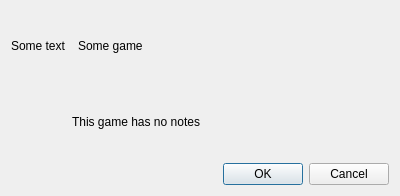
<?xml version="1.0" encoding="UTF-8"?>
<ui version="4.0">
 <class>GameDialog</class>
 <widget class="QDialog" name="GameDialog">
  <property name="geometry">
   <rect>
    <x>0</x>
    <y>0</y>
    <width>400</width>
    <height>196</height>
   </rect>
  </property>
  <property name="windowTitle">
   <string>Установка Windows-приложение</string>
  </property>
  <layout class="QGridLayout" name="gridLayout">
   <item row="6" column="2">
    <widget class="QDialogButtonBox" name="buttonBox">
     <property name="orientation">
      <enum>Qt::Horizontal</enum>
     </property>
     <property name="standardButtons">
      <set>QDialogButtonBox::Cancel|QDialogButtonBox::Ok</set>
     </property>
    </widget>
   </item>
   <item row="0" column="2">
    <widget class="QLabel" name="lblName">
     <property name="text">
      <string>Some game</string>
     </property>
    </widget>
   </item>
   <item row="1" column="1" colspan="2">
    <widget class="QLabel" name="lblDesc">
     <property name="text">
      <string>This game has no notes</string>
     </property>
    </widget>
   </item>
   <item row="0" column="0">
    <widget class="QLabel" name="lblIcon">
     <property name="text">
      <string>Some text</string>
     </property>
    </widget>
   </item>
  </layout>
 </widget>
 <resources/>
 <connections>
  <connection>
   <sender>buttonBox</sender>
   <signal>accepted()</signal>
   <receiver>GameDialog</receiver>
   <slot>accept()</slot>
   <hints>
    <hint type="sourcelabel">
     <x>248</x>
     <y>254</y>
    </hint>
    <hint type="destinationlabel">
     <x>157</x>
     <y>274</y>
    </hint>
   </hints>
  </connection>
  <connection>
   <sender>buttonBox</sender>
   <signal>rejected()</signal>
   <receiver>GameDialog</receiver>
   <slot>reject()</slot>
   <hints>
    <hint type="sourcelabel">
     <x>316</x>
     <y>260</y>
    </hint>
    <hint type="destinationlabel">
     <x>286</x>
     <y>274</y>
    </hint>
   </hints>
  </connection>
 </connections>
</ui>
